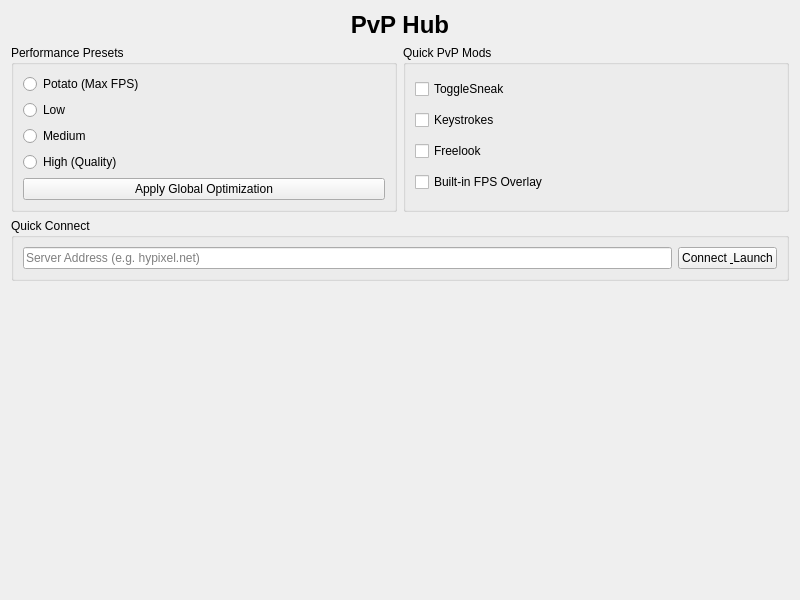
<?xml version="1.0" encoding="UTF-8"?>
<ui version="4.0">
 <class>PvPHubView</class>
 <widget class="QWidget" name="PvPHubView">
  <property name="geometry">
   <rect>
    <x>0</x>
    <y>0</y>
    <width>800</width>
    <height>600</height>
   </rect>
  </property>
  <layout class="QVBoxLayout" name="mainLayout">
   <item>
    <widget class="QLabel" name="titleLabel">
     <property name="font">
      <font>
       <pointsize>18</pointsize>
       <bold>true</bold>
      </font>
     </property>
     <property name="text">
      <string>PvP Hub</string>
     </property>
     <property name="alignment">
      <set>Qt::AlignCenter</set>
     </property>
    </widget>
   </item>
   <item>
    <layout class="QHBoxLayout" name="topLayout">
     <item>
      <widget class="QGroupBox" name="performanceGroup">
       <property name="title">
        <string>Performance Presets</string>
       </property>
       <layout class="QVBoxLayout" name="perfLayout">
        <item>
         <widget class="QRadioButton" name="potatoRadio">
          <property name="text">
           <string>Potato (Max FPS)</string>
          </property>
         </widget>
        </item>
        <item>
         <widget class="QRadioButton" name="lowRadio">
          <property name="text">
           <string>Low</string>
          </property>
         </widget>
        </item>
        <item>
         <widget class="QRadioButton" name="mediumRadio">
          <property name="text">
           <string>Medium</string>
          </property>
         </widget>
        </item>
        <item>
         <widget class="QRadioButton" name="highRadio">
          <property name="text">
           <string>High (Quality)</string>
          </property>
         </widget>
        </item>
        <item>
         <widget class="QPushButton" name="applyPerfBtn">
          <property name="text">
           <string>Apply Global Optimization</string>
          </property>
         </widget>
        </item>
       </layout>
      </widget>
     </item>
     <item>
      <widget class="QGroupBox" name="pvpModsGroup">
       <property name="title">
        <string>Quick PvP Mods</string>
       </property>
       <layout class="QVBoxLayout" name="modsLayout">
        <item>
         <widget class="QCheckBox" name="toggleSneakCheck">
          <property name="text">
           <string>ToggleSneak</string>
          </property>
         </widget>
        </item>
        <item>
         <widget class="QCheckBox" name="keystrokesCheck">
          <property name="text">
           <string>Keystrokes</string>
          </property>
         </widget>
        </item>
        <item>
         <widget class="QCheckBox" name="freelookCheck">
          <property name="text">
           <string>Freelook</string>
          </property>
         </widget>
        </item>
        <item>
         <widget class="QCheckBox" name="fpsOverlayCheck">
          <property name="text">
           <string>Built-in FPS Overlay</string>
          </property>
         </widget>
        </item>
       </layout>
      </widget>
     </item>
    </layout>
   </item>
   <item>
    <widget class="QGroupBox" name="serverGroup">
     <property name="title">
      <string>Quick Connect</string>
     </property>
     <layout class="QHBoxLayout" name="serverLayout">
      <item>
       <widget class="QLineEdit" name="serverAddressEdit">
        <property name="placeholderText">
         <string>Server Address (e.g. hypixel.net)</string>
        </property>
       </widget>
      </item>
      <item>
       <widget class="QPushButton" name="connectBtn">
        <property name="text">
         <string>Connect &amp; Launch</string>
        </property>
       </widget>
      </item>
     </layout>
    </widget>
   </item>
   <item>
    <spacer name="verticalSpacer">
     <property name="orientation">
      <enum>Qt::Vertical</enum>
     </property>
     <property name="sizeHint" stdset="0">
      <size>
       <width>20</width>
       <height>40</height>
      </size>
     </property>
    </spacer>
   </item>
  </layout>
 </widget>
 <resources/>
 <connections/>
</ui>
